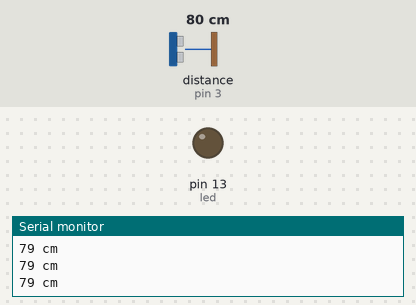
A sketch run on a simulated Arduino Uno, built with avr-gcc and run on an emulated ATmega328P. Parts: output pins drawn as LEDs (lit = HIGH), the last lines printed to the serial monitor. Wiring (inferred from the names in the program): ultrasonic range finder: trigger pin 2; echo pin 3. The inputs (shaded band) are chosen by the test bench; at power-on: distance to the obstacle (sensor on pin 3) 80 cm. The echo pulse lasts 58.3 µs per cm; pins used as bus, display or sensor lines are not drawn.

Above: at 1.3 s.
1.4 s: distance to the obstacle (sensor on pin 3) set to 6 cm
2.9 s: distance to the obstacle (sensor on pin 3) set to 3 cm
At 3.4 s:
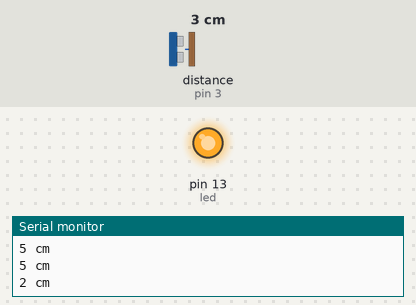
4.5 s: distance to the obstacle (sensor on pin 3) set to 9 cm
At 5.7 s:
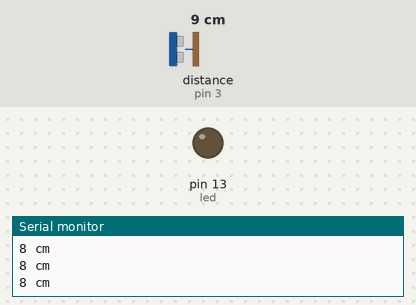
6.0 s: distance to the obstacle (sensor on pin 3) set to 2 cm
At 7.1 s:
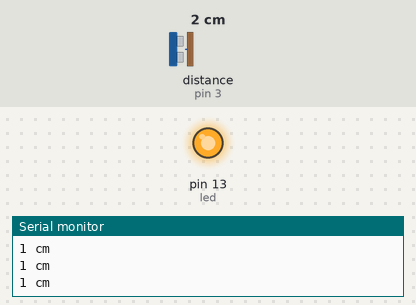
Timing chart, 0 to 8.5 s (numbered marks = the images above; inputs shaded):
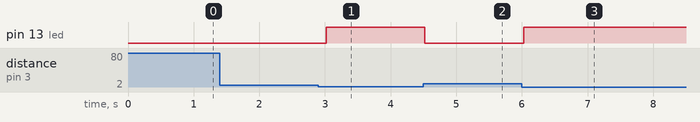

Measured:
- the behaviour switches between 5 and 4 cm on distance to the obstacle (sensor on pin 3) (found by bisection; images 0 and 1)
- after the input at 2.9 s, pin 13 (led): LOW → HIGH after 0.12 s
- after the input at 4.5 s, pin 13 (led): HIGH → LOW at once
- after the input at 6.0 s, pin 13 (led): LOW → HIGH at once

The sketch:

usTest.ino
```cpp
/*
 * Author: Anirudh Acharya
 * w/ other sources
  HC-SR04 Ping distance sensor

  Distance calculated is mostly accurate

  VCC to arduino 5v GND to arduino GND
  Echo to Arduino pin 13 Trig to Arduino pin 12
  Red POS to Arduino pin 11
  Green POS to Arduino pin 10
  560 ohm resistor to both LED NEG and GRD power rail
  More info at: http://goo.gl/kJ8Gl
  Original code improvements to the Ping sketch sourced from Trollmaker.com
  Some code and wiring inspired by http://en.wikiversity.org/wiki/User:Dstaub/robotcar
*/

#define trigPin 2
#define echoPin 3
#define led 13
//#define led2 10

void setup() {
  Serial.begin (9600);
  pinMode(trigPin, OUTPUT);
  pinMode(echoPin, INPUT);
  pinMode(led, OUTPUT);
  //pinMode(led2, OUTPUT);
}

void loop() {
  long duration, distance;

  digitalWrite(trigPin, LOW);  // Added this line
  delayMicroseconds(2); // Added this line
  digitalWrite(trigPin, HIGH);
  delayMicroseconds(10); // Added this line
  digitalWrite(trigPin, LOW);
  duration = pulseIn(echoPin, HIGH);
  distance = (duration/2) / 29.1;

  /*
   * Explanation: The approximate speed of sound in dry air is given by the formula:
   *  Approx. speed of sound in dry air, c = 331.5 + 0.6 * [Air Temp. in Deg. C]
   *  At 20°C, c = 331.5 + 0.6 * 20 = 343.5 m/s
   *  c = 343.5 * 100 / 1000000 = 0.03435 cm/us (in cm per us)
   *  Distance = (t/2) * c [t = total time to and fro, t/2 = one way]
   *
   *  Can also use "Pace of Sound".
   *  Pace of Sound = 1 / Speed of Sound = 1 / 0.03435 = 29.1 us/cm
   *  Distance = (t/2) / 29.1
   */


  if (distance < 4) {  // This is where the LED On/Off happens
    digitalWrite(led,HIGH); // When the Red condition is met, the Green LED should turn off
    //digitalWrite(led2,LOW);
  }
  else {
    digitalWrite(led,LOW);
    //digitalWrite(led2,HIGH);
  }

  if (distance >= 200 || distance <= 0){
    Serial.println("Out of range");
  }
  else {
    Serial.print(distance);
    Serial.println(" cm");
  }
  delay(500);
}
```
